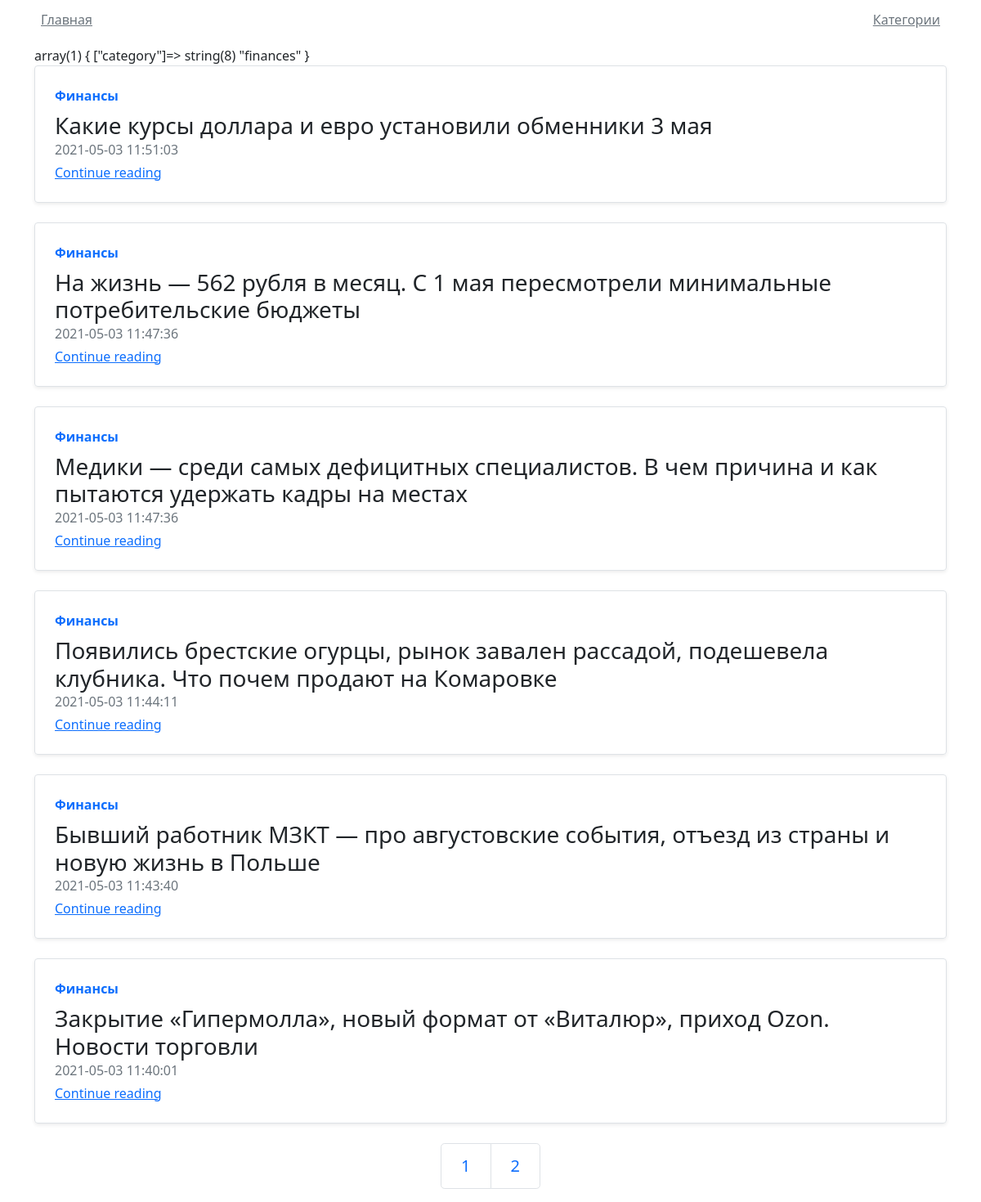
Screenshot of /articles?category=finances with the database file from the repository.
### tables this page shows
CREATE TABLE `posts` (
  `id` int(11) NOT NULL,
  `active` tinyint(1) NOT NULL,
  `title` varchar(255) NOT NULL,
  `post_code` varchar(50) NOT NULL,
  `content` text NOT NULL,
  `category_id` int(11) NOT NULL,
  `author_id` int(11) NOT NULL,
  `date` timestamp NOT NULL DEFAULT current_timestamp() ON UPDATE current_timestamp()
);

CREATE TABLE `categories` (
  `id` int(11) NOT NULL,
  `name` varchar(255) NOT NULL,
  `category_code` varchar(50) NOT NULL
);

### app/classes/View.php (called while the page is built)
<?php
class View
{
    public function generate($content_view, $pageData = null, $template_view = null)
    {
        $template_view = $template_view ?: ROOT . '/app/resources/views/common.php';
        include $template_view;
    }
}

### articles/ArticlesController.php (called while the page is built, shortened)
<?php
require ROOT . '/app/classes/View.php';
class ArticlesController
{
    protected $view, $model;
    public function __construct() {
        $this->view = new View ();
        $this->model = new ArticlesModel();
    }
    public function category ($code, $page) {
        $pageData = $this->model->getCategoryPosts($code, $page);
        $this->view->generate(ROOT . '/articles/resources/views/section.php', $pageData);
    }
}

### app/classes/Model.php (called while the page is built, shortened)
<?php
require ROOT . '/app/classes/DbConnection.php';
class Model
{
    public function __construct () {
        $this->db = DbConnection::getInstance('articles');
    }
}

### app/classes/DbConnection.php (called while the page is built, shortened)
<?php
class DbConnection
{
    private static $instances = [];
    public static function getInstance($name) :PDO
    {
        if ( ! isset(self::$instances[$name])) {
            self::$instances[$name] = new PDO('mysql:host=localhost;dbname=' . $name, 'root', '');
        }
        return self::$instances[$name];
    }
}

### app/traits/articlesTable.php (called while the page is built, shortened)
<?php
trait articlesTable {
    public function articlesSelection (array $options = []) {
        $where = '';
        if (isset($options['code']) || isset($options['categoryCode'])) {
            $where = 'WHERE ';
            $whereOptions = [];
            if (isset($options['categoryCode'])) {
                $whereOptions[] = "category_code = '{$options['categoryCode']}'";
            }
            $where .= implode(' AND ', $whereOptions);
        }
        $page = $options['page'] ?? '1';
        $page = (int) $page;
        $offset = 6 * ($page - 1);
        $offset = (string) $offset;
        $sql = "SELECT *
                FROM posts JOIN categories
                ON posts.category_id = categories.id
                $where
                ORDER BY date DESC
                LIMIT 6
                OFFSET $offset";
        $res = $this->db->query($sql);
        if ($res !== false) {
            return $res->fetchAll(PDO::FETCH_ASSOC);
        }
        return false;
    }
}

### articles/ArticlesModel.php (called while the page is built, shortened)
<?php
require ROOT . '/app/classes/Model.php';
require ROOT . '/app/traits/articlesTable.php';
class ArticlesModel extends Model
{
    public function getCategoryPosts ($code, $page = 1) {
        $pageData['articles'] = $this->articlesSelection(['categoryCode' => $code, 'page' => $page]);
        $pageData['title'] = $pageData['articles'][0]['name'];
        $pageData['pages'] = ceil($this->categoryPostsAmount($code) / 6);
        return $pageData;
    }
    protected function categoryPostsAmount ($code) {
        $sql = "SELECT COUNT(posts.id)
                FROM posts JOIN categories
                ON posts.category_id = categories.id
                WHERE category_code = '$code'";
        $res = $this->db->query($sql);
        if ($res !== false) {
            return (int) $res->fetch()[0];
        }
        return false;
    }
}

### articles/resources/views/section.php (the view)
<?php var_dump($_GET);?>
<?php foreach ($articles as $article) : ?>
    <div class="row g-0 border rounded overflow-hidden flex-md-row mb-4 shadow-sm h-md-250 position-relative">
        <div class="col p-4 d-flex flex-column position-static">
            <strong class="d-inline-block mb-2 text-primary text-capitalize"><?= $article['name']; ?></strong>
            <h3 class="mb-0"><?= $article['title']; ?></h3>
            <div class="mb-1 text-muted"><?= $article['date']; ?></div>
            <a href="/articles?post=<?=$article['post_code'];?>" class="stretched-link">Continue reading</a>
        </div>
    </div>
<?php endforeach; ?>
<ul class="pagination pagination-lg justify-content-center">
<?php for ($p = 1; $p <= $pages; $p++) :?>
    <li class="page-item">
        <a href="/articles?category=<?= $articles[0]['category_code'];?>&page=<?= $p;?>" class="page-link"><?= $p;?></a>
    </li>
<?php endfor; ?>
</ul>

### rows the page displays
posts: category.name "Финансы", title "Какие курсы доллара и евро установили обменники 3 мая", date "2021-05-03 11:51:03"
posts: category.name "Финансы", title "На жизнь — 562 рубля в месяц. С 1 мая пересмотрели минимальные потребительские бюджеты", date "2021-05-03 11:47:36"
posts: category.name "Финансы", title "Медики — среди самых дефицитных специалистов. В чем причина и как пытаются удержать кадры на местах", date "2021-05-03 11:47:36"
posts: category.name "Финансы", title "Появились брестские огурцы, рынок завален рассадой, подешевела клубника. Что почем продают на Комаровке", date "2021-05-03 11:44:11"
posts: category.name "Финансы", title "Бывший работник МЗКТ — про августовские события, отъезд из страны и новую жизнь в Польше", date "2021-05-03 11:43:40"
posts: category.name "Финансы", title "Закрытие «Гипермолла», новый формат от «Виталюр», приход Ozon. Новости торговли", date "2021-05-03 11:40:01"
